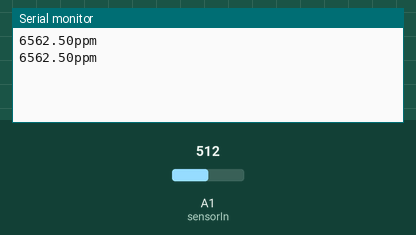
A sketch run on a simulated Arduino Uno, built with avr-gcc and run on an emulated ATmega328P. Shown: the last lines printed to the serial monitor. Inputs (shaded band) come from the test bench; at power-on: A1 (sensorIn) = 512.

Above: at 1.8 s.
1.9 s: A1 (sensorIn) set to 90
At 4.3 s:
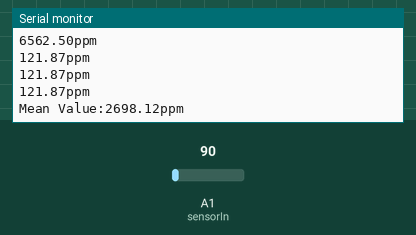
5.5 s: A1 (sensorIn) set to 78
At 6.7 s:
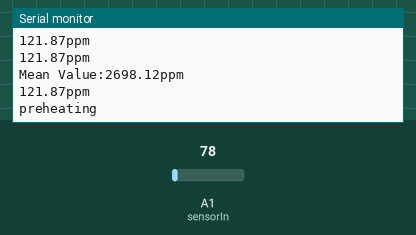

The sketch:

co2_sensor.ino
```cpp
// (licence header left out)
int sensorIn = A1;
int counter = 0;
float meanMeasurement = 0;

void setup(){
  Serial.begin(9600);
  // Set the default voltage of the reference voltage
  //analogReference(DEFAULT);
}

void loop(){
  //Read voltage
  int sensorValue = analogRead(sensorIn);

  // The analog signal is converted to a voltage
  float voltage = sensorValue*(5000/1024.0);
  //Serial.println("Raw Analogue: ");
  //Serial.println(sensorValue);
  //Serial.println("Voltage: ");
  //Serial.println(voltage);

  if(voltage == 0)
  {
    Serial.println("Fault");
  }
  else if(voltage < 400)
  {
    Serial.println("preheating");
  }
  else
  {
    int voltage_diference=voltage-400;
    float concentration=voltage_diference*50.0/16.0;
    // Print Voltage
    //Serial.print("voltage:");
    //Serial.print(voltage);
    //Serial.println("mv");
    //Print CO2 concentration
    meanMeasurement = meanMeasurement + concentration;
    Serial.print(concentration);
    Serial.println("ppm");
    counter = counter + 1;
    if(counter == 5){
      Serial.print("Mean Value:");
      meanMeasurement = meanMeasurement / 5;
      Serial.print(meanMeasurement);
      Serial.println("ppm");
      counter = 0;
      meanMeasurement = 0;
    }
  }

  delay(1000);
}
```

Measured:
- the behaviour switches between 82 and 81 on A1 (sensorIn) (found by bisection; images 1 and 2)
- after the input at 1.9 s, the serial monitor: prints a new line after 0.10 s (image 1)
- after the input at 5.5 s, the serial monitor: prints a new line after 0.51 s (image 2)
